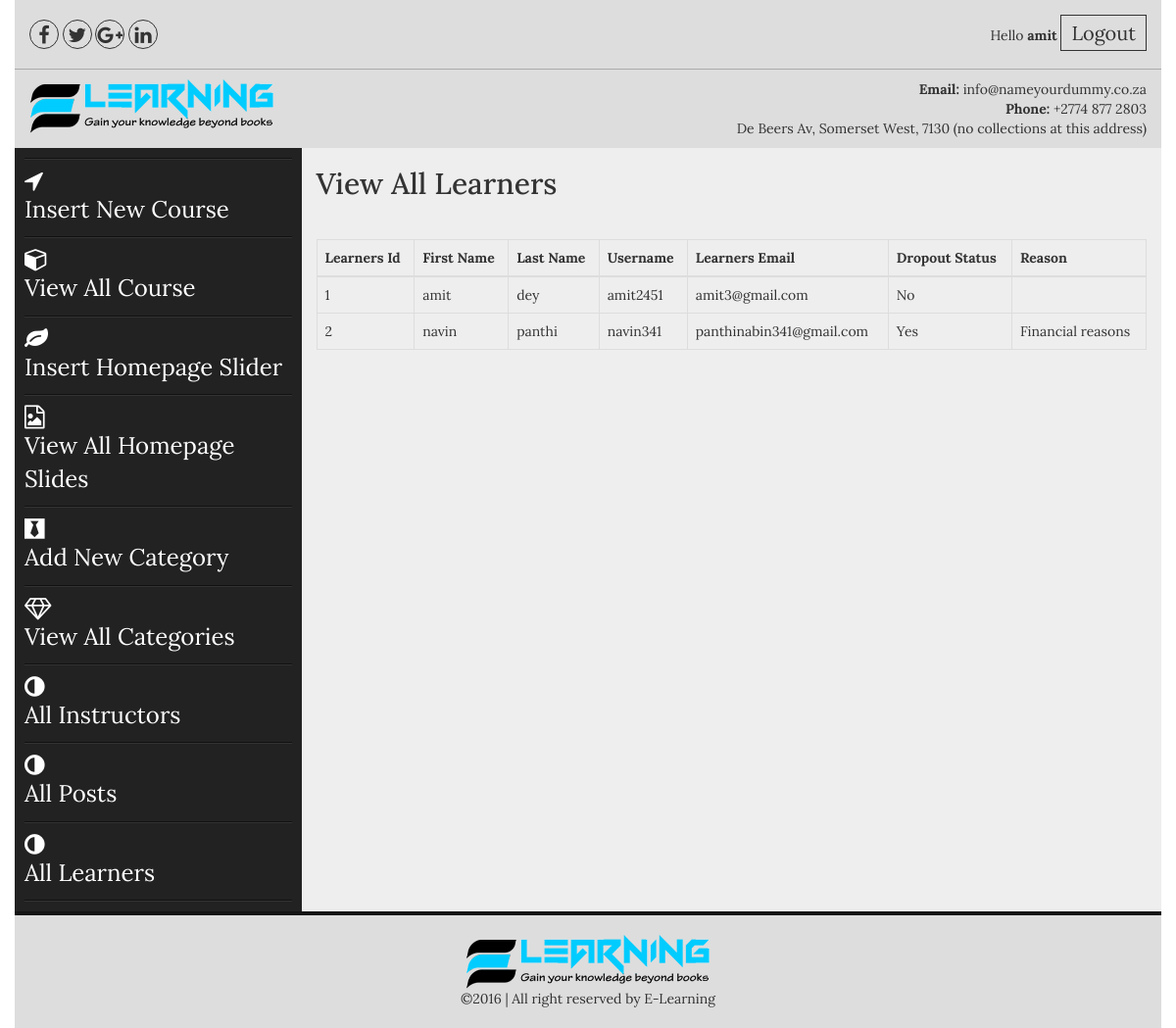
/admin/all_learners.php (signed in), run on the app's committed database.
### tables this page shows
CREATE TABLE IF NOT EXISTS `learners` (
  `luser_id` int(100) NOT NULL AUTO_INCREMENT,
  `luser_fname` text NOT NULL,
  `luser_lname` text NOT NULL,
  `luser_name` varchar(50) NOT NULL,
  `luser_email` varchar(50) NOT NULL,
  `luser_pass` varchar(50) NOT NULL,
  `is_dropout` tinyint(1) DEFAULT NULL,
  `reason` varchar(255) DEFAULT NULL,
    PRIMARY KEY (`luser_id`)
);

### admin/all_learners.php (the view)
<?php include("includes/header.php");?>
<section class="admin_area">
    <div class="container">
        <div class="row">
            <?php include("includes/admin_menus.php");?>
            <div class="col-md-9 col-sm-9 col-xs-12">
                <div class="add_admin_content">
                   <h2>View All Learners</h2>
                      <table class="table table-bordered">
                        <thead>
                          <tr>
                            <th>Learners Id</th>
                            <th>First Name</th>
                            <th>Last Name</th>
                            <th>Username</th>
                            <th>Learners Email</th>
                            <th>Dropout Status</th>
                            <th>Reason</th>
                          </tr>
                        </thead>
                        <tbody>
                        <?php
                        $user = "SELECT * FROM learners";
                        $run_user = mysqli_query($con, $user);
                        while($user_row = mysqli_fetch_array($run_user)):
                            $user_id = $user_row['luser_id'];
                            $fname = $user_row['luser_fname'];
                            $lname = $user_row['luser_lname'];
                            $uemail = $user_row['luser_email'];
                            $uname = $user_row['luser_name'];
                            $dropout_status = $user_row['is_dropout'];
                            $reason = $user_row['reason'];
                        ?>
                          <tr>
                            <td><?php echo $user_id;?></td>
                            <td><?php echo $fname;?></td>
                            <td><?php echo $lname;?></td>
                            <td><?php echo $uname;?></td>
                            <td><?php echo $uemail;?></td>
                            <td><?php echo ($dropout_status == 1) ? 'Yes' : 'No';?></td>
                            <td><?php echo ($dropout_status == 1) ? $reason : '';?></td>
                          </tr>
                        <?php endwhile;?>
                        </tbody>
                      </table>
                </div>
            </div>
        </div>
    </div>
</section>
<?php include("includes/footer.php");?>

### admin/css/style.css (style rules this page uses)
body { font-family: 'Lora', serif; }
h1,h2,h3,h4,h5,h6,p { margin: 0; padding: 0 }
.container { background: #eee }
.admin_area .row { position: relative; }
.add_admin_content h2 { margin-bottom: 40px; margin-top: 20px; }
body, html { height: 100%; }

### data on the page
learners: luser_id "1", luser_fname "amit", luser_lname "dey", luser_name "amit2451", luser_email "amit3@gmail.com", is_dropout "No"
learners: luser_id "2", luser_fname "navin", luser_lname "panthi", luser_name "navin341", luser_email "panthinabin341@gmail.com", is_dropout "Yes", reason "Financial reasons"

### other printed values
$_SESSION['user_name'] "amit"
